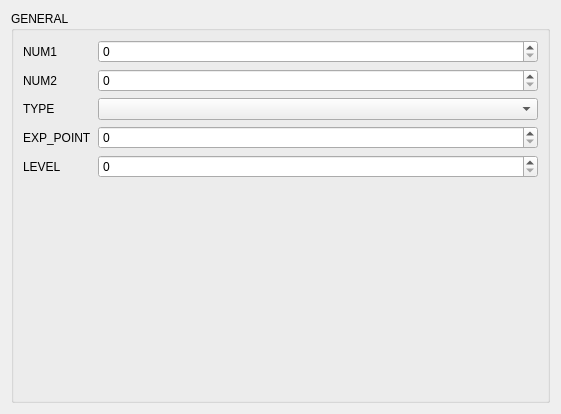
<?xml version="1.0" encoding="UTF-8"?>
<ui version="4.0">
 <class>SoulTabForm</class>
 <widget class="QWidget" name="SoulTabForm">
  <property name="geometry">
   <rect>
    <x>0</x>
    <y>0</y>
    <width>561</width>
    <height>414</height>
   </rect>
  </property>
  <property name="windowTitle">
   <string notr="true">Form</string>
  </property>
  <layout class="QHBoxLayout" name="horizontalLayout">
   <item>
    <widget class="QGroupBox" name="groupBox_4">
     <property name="title">
      <string>GENERAL</string>
     </property>
     <layout class="QVBoxLayout" name="verticalLayout_2">
      <item>
       <layout class="QFormLayout" name="formLayout">
        <item row="0" column="0">
         <widget class="QLabel" name="num1Label">
          <property name="text">
           <string>NUM1</string>
          </property>
         </widget>
        </item>
        <item row="0" column="1">
         <widget class="QSpinBox" name="num1SB">
          <property name="maximum">
           <number>65535</number>
          </property>
         </widget>
        </item>
        <item row="1" column="0">
         <widget class="QLabel" name="num2Label">
          <property name="text">
           <string>NUM2</string>
          </property>
         </widget>
        </item>
        <item row="1" column="1">
         <widget class="QSpinBox" name="num2SB">
          <property name="maximum">
           <number>65535</number>
          </property>
         </widget>
        </item>
        <item row="2" column="0">
         <widget class="QLabel" name="itemLabel">
          <property name="text">
           <string>TYPE</string>
          </property>
         </widget>
        </item>
        <item row="2" column="1">
         <widget class="QComboBox" name="itemCB">
          <property name="minimumSize">
           <size>
            <width>180</width>
            <height>0</height>
           </size>
          </property>
         </widget>
        </item>
        <item row="4" column="0">
         <widget class="QLabel" name="expLabel">
          <property name="text">
           <string>EXP_POINT</string>
          </property>
         </widget>
        </item>
        <item row="4" column="1">
         <widget class="QSpinBox" name="expSB">
          <property name="minimum">
           <number>0</number>
          </property>
          <property name="maximum">
           <number>65535</number>
          </property>
         </widget>
        </item>
        <item row="5" column="0">
         <widget class="QLabel" name="levelLabel">
          <property name="text">
           <string>LEVEL</string>
          </property>
         </widget>
        </item>
        <item row="5" column="1">
         <widget class="QSpinBox" name="levelSB">
          <property name="maximum">
           <number>10</number>
          </property>
         </widget>
        </item>
       </layout>
      </item>
     </layout>
    </widget>
   </item>
  </layout>
 </widget>
 <resources/>
 <connections/>
</ui>
